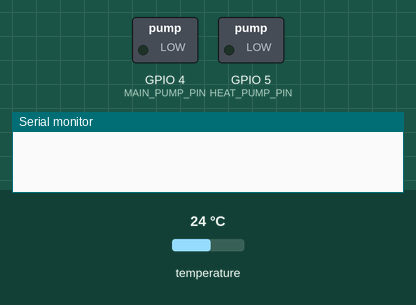
This sketch was run on a simulated ESP8266 (NodeMCU). On the bench: switched loads named in the sketch (green lamp = pin HIGH), the last lines printed to the serial monitor. The test bench sets the inputs (shaded band); at power-on: temperature 24 °C. WiFi joins after 1.5 s; servers stay silent unless stated; uploads are accepted with an empty reply.

Above: at 0.1 s.
At 2.4 s:
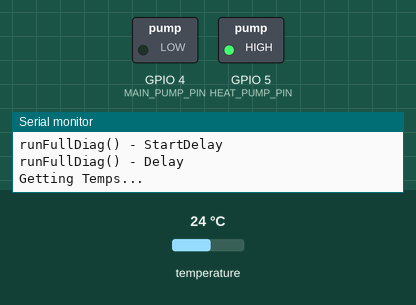
Timing chart, 0 to 64.4 s (numbered marks = the images above):
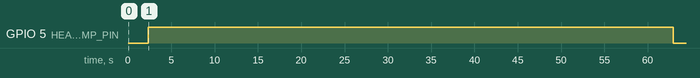

The sketch:

ArduinoPool.ino
```cpp
// Following includes are for Arduino Ethernet Shield (W5100)
// If you're using another shield, see Boards_* examples
#include <OneWire.h>
#include <DallasTemperature.h>
#include <ESP8266WiFi.h>
#include <ESP8266HTTPClient.h>

const char* ssid     = "Canaa";      // SSID
const char* password = "nivealucasivan";      // Password
const char* host = "sa2.com.br";  // IP serveur - Server IP
const int   port = 80;            // Port serveur - Server Port
const int   watchdog = 10000;        // Fréquence du watchdog - Watchdog frequency
unsigned long previousMillis = millis();

#define ONE_WIRE_BUS 13

#define HEAT_PUMP_PIN 5
#define MAIN_PUMP_PIN 4
#define FULL_SYSTEM_RUNDOWN 60
#define DELTA_HIST 0.3

// Setup DS18B20
OneWire oneWire(ONE_WIRE_BUS);
DallasTemperature sensors(&oneWire);
DeviceAddress DS18B20[3];

#define TMETER0_CORRECTION 0
#define TMETER1_CORRECTION 1.4

long last_minute = 0;
long last_second = 0;
long last_hour = 0;
long last_half_hour = 0;
long last_ten_minutes = 0;
long max_millis_main_pump = 0;

void setup(void)
{
  // start serial port
  Serial.begin(115200);

  // https://diyprojects.io/esp8266-web-client-tcp-ip-communication-examples-esp8266wifi-esp866httpclient/#.XCun91xKjIU
  WiFi.begin(ssid, password);
  while (WiFi.status() != WL_CONNECTED) {
    delay(500);
    Serial.print(".");
  }

  Serial.println("");
  Serial.println("WiFi connected");
  Serial.println("IP address: ");
  Serial.println(WiFi.localIP());

  // Start up the library
  INIT_DS18B20(12);

  pinMode(HEAT_PUMP_PIN,OUTPUT);
  pinMode(MAIN_PUMP_PIN,OUTPUT);

  printTemps();
  sendTemps();
  runFullDiag();
  sendEvents("Boot - setup() performed");
}

void loop(void)
{
  onLoop();
}

void onMinute() {
  Serial.println("onMinute() ");

  printTemps();
  sendTemps();
  checkMainPumpPerm();

  last_minute = millis();
}

void onSecond() {
  //  printTemps();

  last_second = millis();
}

void onHour() {
  Serial.println("onHour() ");

  runDiagChooser();

  last_hour = millis();
}

void onHalfHour() {
  Serial.println("onHalfHour() ");

  runHeatBreaker();

  last_half_hour = millis();
}

void onTenMinutes() {
  Serial.println("onTenMinutes() ");

  last_ten_minutes = millis();
}

void onLoop() {
  long mils = millis();

  if(mils > (last_hour + 3600000)) onHour();
  if(mils > (last_half_hour + 1800000)) onHalfHour();
  if(mils > (last_ten_minutes + 600000)) onTenMinutes();
  if(mils > (last_minute + 60000)) onMinute();
  if(mils > (last_second + 1000)) onSecond();
}

bool tempDeltaDiag() {

  if(validTemps() && (getTemp(0) < (getTemp(1) - DELTA_HIST))) return true;
  else return false;
}

void printTemps() {

  Serial.print("Getting Temps...");
  sensors.requestTemperatures();
  Serial.println("Got");
  Serial.print("tempc0: ");
  Serial.println(getTemp(0));
  Serial.print("tempc1: ");
  Serial.println(getTemp(1));
  Serial.print("tempDeltaDiag(): ");
  Serial.println(tempDeltaDiag());
}

void runFullDiag() {
  int localDelay = FULL_SYSTEM_RUNDOWN * 1000;
  long rFD_start = millis();
  Serial.println("runFullDiag()");

  turnHeatPump(1);

  Serial.println("runFullDiag() - StartDelay");

  while(millis() < (rFD_start + localDelay)) {
    Serial.println("runFullDiag() - Delay");
    printTemps();
    yield();
  }

  if(validTemps() && tempDeltaDiag())  turnHeatPump(1);
  else   turnHeatPump(0);

  sendEvents("runFullDiag() performed");
}

void runDiagChooser() {
  int state = digitalRead(HEAT_PUMP_PIN);
  int net_perm = getPermissionDiag();

  Serial.println("runDiagChooser()");

  if(state && !tempDeltaDiag())  turnHeatPump(0);
  if(!state && net_perm != 0)   runFullDiag();
}

void turnHeatPump(bool state_hp) {
  digitalWrite(HEAT_PUMP_PIN,state_hp);

  String text = "turnHeatPump() performed, state ";
  text += String(state_hp);

  sendEvents(text);
}

void turnMainPump(bool state_hp) {
  digitalWrite(MAIN_PUMP_PIN,state_hp);
  String text = "turnMainPump() performed, state ";
  text += String(state_hp);

  sendEvents(text);
}

void checkMainPumpPerm() {
  if(getPermissionMainPump() == 1) {
    max_millis_main_pump = millis() + 300000;
  } else {
    max_millis_main_pump = 0;
  }

  if(millis() < max_millis_main_pump && !digitalRead(MAIN_PUMP_PIN)) turnMainPump(1);
  if(millis() > max_millis_main_pump && digitalRead(MAIN_PUMP_PIN)) turnMainPump(0);
}

void runHeatBreaker() {
  int state = digitalRead(HEAT_PUMP_PIN);

  if(validTemps() && state && !tempDeltaDiag()) turnHeatPump(0);

}

void sendTemps() {
  Serial.println("sendTemps()");

  unsigned long currentMillis = millis();

  if ( currentMillis - previousMillis > watchdog ) {
    previousMillis = currentMillis;
    WiFiClient client;

    if (!client.connect(host, port)) {
      Serial.println("connection failed");
      return;
    }

    String url = "/canaa/pool_be.php?method=temp_report&millis=";
    url += String(millis());
    url += "&tempc0=";
    url += getTemp(0);
    url += "&tempc1=";
    url += getTemp(1);
    url += "&heat_pump=";
    url += digitalRead(HEAT_PUMP_PIN);
    url += "&main_pump=";
    url += digitalRead(MAIN_PUMP_PIN);

    // Envoi la requete au serveur - This will send the request to the server
    client.print(String("GET ") + url + " HTTP/1.1\r\n" +
    "Host: " + host + "\r\n" +
    "Connection: close\r\n\r\n");
    unsigned long timeout = millis();
    while (client.available() == 0) {
      if (millis() - timeout > 10000) {
        Serial.println(">>> Client Timeout !");
        client.stop();
        return;
      }
      yield();
    }

    // Read all the lines of the reply from server and print them to Serial
    while(client.available()){
      String line = client.readStringUntil('\r');
      Serial.print(line);
      yield();
    }
  }
}

void sendEvents(String event_text) {
  Serial.println("sendEvents()");

  unsigned long currentMillis = millis();

  event_text = urlencode(event_text);

  if ( currentMillis - previousMillis > watchdog ) {
    previousMillis = currentMillis;
    WiFiClient client;

    if (!client.connect(host, port)) {
      Serial.println("connection failed");
      return;
    }

    String url = "/canaa/pool_be.php?method=events&millis=";
    url += String(millis());
    url += "&event_text=";
    url += event_text;

    // Envoi la requete au serveur - This will send the request to the server
    client.print(String("GET ") + url + " HTTP/1.1\r\n" +
    "Host: " + host + "\r\n" +
    "Connection: close\r\n\r\n");
    unsigned long timeout = millis();
    while (client.available() == 0) {
      if (millis() - timeout > 5000) {
        Serial.println(">>> Client Timeout !");
        client.stop();
        return;
      }
      yield();
    }

    // Read all the lines of the reply from server and print them to Serial
    while(client.available()){
      String line = client.readStringUntil('\r');
      Serial.print(line);
      yield();
    }
  }
}

bool validTemps() {
  float tempc1 = getTemp(0);
  float tempc2 = getTemp(1);
  bool tempc1_ok = false;
  bool tempc2_ok = false;

  if(tempc1 > 1 && tempc1 < 84) tempc1_ok = true;
  if(tempc2 > 1 && tempc2 < 84) tempc2_ok = true;

  if(tempc1_ok && tempc2_ok) return true;
  else return false;

}

float getTemp(int index) {
  float return_temp = -500;
  for (int i = 0; i < 100; i++){

    return_temp = sensors.getTempCByIndex(index);
    if (return_temp > 1 && return_temp < 84)  break;
    yield();
  }

  if(index == 0) return_temp = return_temp + TMETER0_CORRECTION;
  if(index == 1) return_temp = return_temp + TMETER1_CORRECTION;

  return return_temp;
}

void INIT_DS18B20(int precision)
{
  sensors.begin();

  int available = sensors.getDeviceCount();

  for(int x = 0; x!= available; x++)
  {
    if(sensors.getAddress(DS18B20[x], x))
    {
      sensors.setResolution(DS18B20[x], precision);
    }
    yield();
  }
}

String urlencode(String str)
{
  String encodedString="";
  char c;
  char code0;
  char code1;
  char code2;
  for (int i =0; i < str.length(); i++){
    c=str.charAt(i);
    if (c == ' '){
      encodedString+= '+';
    } else if (isalnum(c)){
      encodedString+=c;
    } else{
      code1=(c & 0xf)+'0';
      if ((c & 0xf) >9){
        code1=(c & 0xf) - 10 + 'A';
      }
      c=(c>>4)&0xf;
      code0=c+'0';
      if (c > 9){
        code0=c - 10 + 'A';
      }
      code2='\0';
      encodedString+='%';
      encodedString+=code0;
      encodedString+=code1;
      //encodedString+=code2;
    }
    yield();
  }
  return encodedString;
}

int getPermissionDiag() {
  HTTPClient http;
  http.setTimeout(10000);

  String url = "http://";
  url += host;
  url += "/canaa/pool_be.php?method=permission_diag";

  http.begin(url);

  int httpCode = http.GET();

  if(httpCode != 200) {
    http.end();
    Serial.println(httpCode);

    return -1;
  }
  else {
    String payload = http.getString();
    //Serial.println(payload);
    http.end();

    return payload.toInt();
  }

}

int getPermissionMainPump() {
  HTTPClient http;
  http.setTimeout(10000);

  String url = "http://";
  url += host;
  url += "/canaa/pool_be.php?method=main_pump";

  http.begin(url);

  int httpCode = http.GET();

  if(httpCode != 200) {
    http.end();
    Serial.println(httpCode);

    return -1;
  }
  else {
    String payload = http.getString();
    //Serial.println(payload);
    http.end();

    return payload.toInt();
  }
}
```
